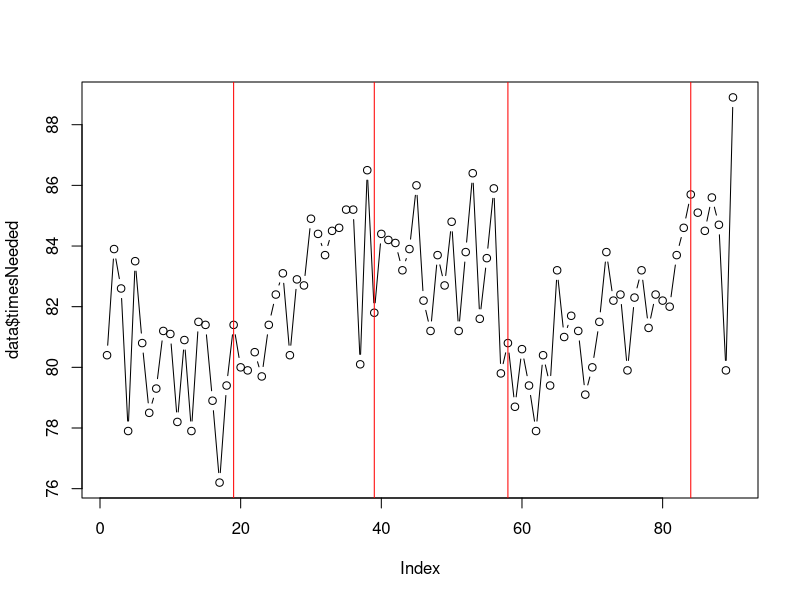
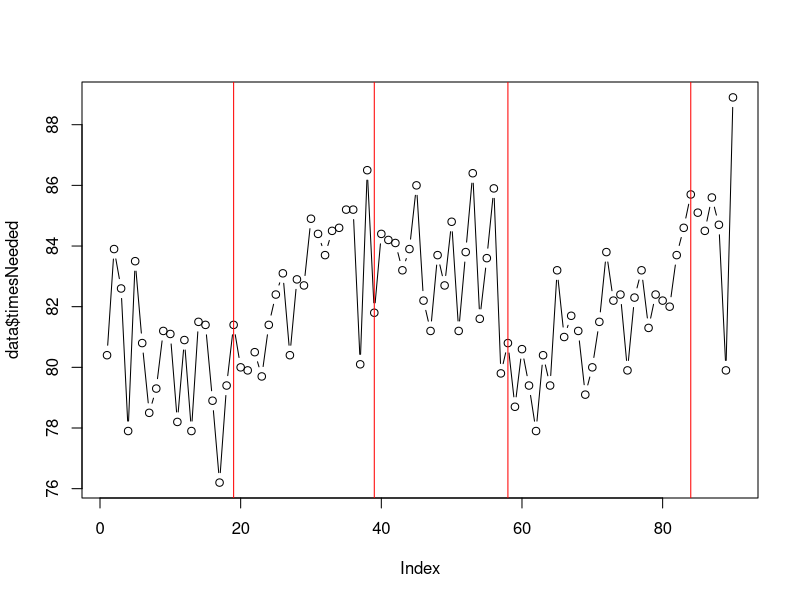

These figures' R source, in order:
chps <- c(19, 39, 58, 84)

data  <- read.table("./data/time-that-parts-for-industrial-p.csv", sep = ",", header = TRUE)

data$timesNeeded <- as.numeric(data$X..time.that.parts.for.industrial.project.available.when.needed..weekly.)

plot(data$timesNeeded, type = 'b')
abline(v=chps, col="red")

write.table(data$timesNeeded, file="./data/sigTimesNeeded.dat", row.names = FALSE, col.names = FALSE)

write.table(chps, file="./data/changesParts.dat", row.names = FALSE, col.names = FALSE)
png("./data/sigWithChangesPartsNeeded.PNG")
plot(data$timesNeeded, type = 'b')
abline(v=chps, col="red")
dev.off()